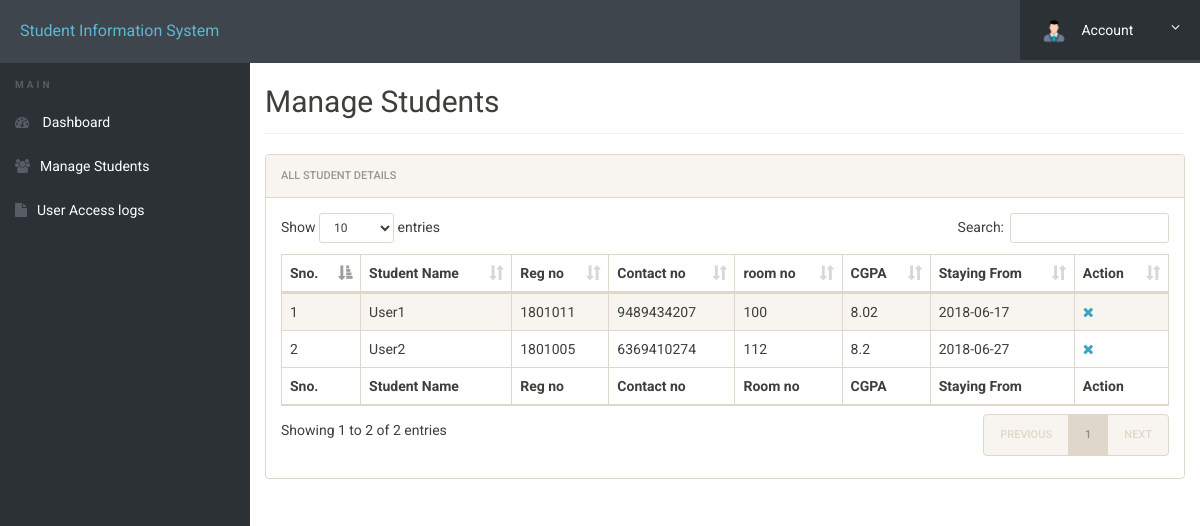
The app's page /admin/manage-students.php (signed in) with its own data.
### tables this page shows
CREATE TABLE `registration` (
  `id` int(11) NOT NULL,
  `roomno` int(11) NOT NULL,
  `CGPA` float NOT NULL,
  `feespm` int(11) NOT NULL,
  `foodstatus` int(11) NOT NULL,
  `stayfrom` date NOT NULL,
  `duration` int(11) NOT NULL,
  `course` varchar(500) NOT NULL,
  `regno` int(11) NOT NULL,
  `firstName` varchar(500) NOT NULL,
  `middleName` varchar(500) NOT NULL,
  `lastName` varchar(500) NOT NULL,
  `gender` varchar(250) NOT NULL,
  `contactno` bigint(11) NOT NULL,
  `emailid` varchar(500) NOT NULL,
  `onesem` float NOT NULL,
  `twosem` float NOT NULL,
  `threesem` float NOT NULL,
  `foursem` float NOT NULL,
  `corresAddress` varchar(500) NOT NULL,
  `corresCIty` varchar(500) NOT NULL,
  `corresState` varchar(500) NOT NULL,
  `corresPincode` int(11) NOT NULL,
  `fivesem` float NOT NULL,
  `sixsem` float NOT NULL,
  `sevensem` float NOT NULL,
  `eightsem` float NOT NULL,
  `postingDate` timestamp NOT NULL DEFAULT current_timestamp(),
  `updationDate` varchar(500) NOT NULL
);

### admin/manage-students.php (the view, shortened to what this page needs)
<?php
include('includes/config.php');
?>
<!doctype html>
<html lang="en" class="no-js">
<head>
	<link rel="stylesheet" href="css/font-awesome.min.css">
	<link rel="stylesheet" href="css/bootstrap.min.css">
	<link rel="stylesheet" href="css/dataTables.bootstrap.min.css">
	<link rel="stylesheet" href="css/bootstrap-social.css">
	<link rel="stylesheet" href="css/bootstrap-select.css">
	<link rel="stylesheet" href="css/fileinput.min.css">
	<link rel="stylesheet" href="css/awesome-bootstrap-checkbox.css">
	<link rel="stylesheet" href="css/style.css">
</head>
<body>
	<?php include('includes/header.php');?>
	<div class="ts-main-content">
			<?php include('includes/sidebar.php');?>
		<div class="content-wrapper">
			<div class="container-fluid">
				<div class="row">
					<div class="col-md-12">
						<br>
						<br>
						<h2 class="page-title">Manage Students</h2>
						<div class="panel panel-default">
							<div class="panel-heading">All Student Details</div>
							<div class="panel-body">
								<table id="zctb" class="display table table-striped table-bordered table-hover" cellspacing="0" width="100%">
									<thead>
										<tr>
											<th>Sno.</th>
											<th>Student Name</th>
											<th>Reg no</th>
											<th>Contact no </th>
											<th>room no  </th>
											<th>CGPA </th>
											<th>Staying From </th>
											<th>Action</th>
										</tr>
									</thead>
									<tfoot>
										<tr>
											<th>Sno.</th>
											<th>Student Name</th>
											<th>Reg no</th>
											<th>Contact no </th>
											<th>Room no  </th>
											<th>CGPA </th>
											<th>Staying From </th>
											<th>Action</th>
										</tr>
									</tfoot>
									<tbody>
<?php
$ret="select * from registration";
$stmt= $mysqli->prepare($ret) ;
$stmt->execute() ;
$res=$stmt->get_result();
$cnt=1;
while($row=$res->fetch_object())
	  {
	  	?>
<tr><td><?php echo $cnt;;?></td>
<td><?php echo $row->firstName;?><?php echo $row->lastName;?></td>
<td><?php echo $row->regno;?></td>
<td><?php echo $row->contactno;?></td>
<td><?php echo $row->roomno;?></td>
<td><?php echo $row->CGPA;?></td>
<td><?php echo $row->stayfrom;?></td>
<td>
<a href="manage-students.php?del=<?php echo $row->id;?>" title="Delete Record" onclick="return confirm("Do you want to delete");"><i class="fa fa-close"></i></a></td>
										</tr>
									<?php
$cnt=$cnt+1;
									 } ?>
									</tbody>
								</table>
							</div>
						</div>
					</div>
				</div>
			</div>
		</div>
	</div>
</body>
</html>

### admin/includes/header.php (shortened to what this page needs)
<div class="brand clearfix">
		<a href="#" class="logo" style="font-size:16px;">Student Information System</a>
		<ul class="ts-profile-nav">
			<li class="ts-account">
				<a href="#"><img src="img/avatar.png" class="ts-avatar hidden-side" alt=""> Account <i class="fa fa-angle-down hidden-side"></i></a>
			</li>
		</ul>
	</div>

### admin/includes/sidebar.php
<nav class="ts-sidebar">
			<ul class="ts-sidebar-menu">
				<li class="ts-label">Main</li>
				<li><a href="dashboard.php"><i class="fa fa-dashboard"></i> Dashboard</a></li>
				<li><a href="manage-students.php"><i class="fa fa-users"></i>Manage Students</a></li>
				<li><a href="access-log.php"><i class="fa fa-file"></i>User Access logs</a></li>
		</nav>

### admin/css/style.css (style rules this page uses)
html { font-size: 14px; }
@media only screen and (min-width: 480px) { html { font-size: 17px; } }
@media only screen and (min-width: 768px) { html { font-size: 14px; } }
body { font-size: 1em; }
a { color: #37a6c4; }
.panel { overflow: hidden; }
ul, li { margin: 0; padding: 0; list-style: none; }
.page-title { padding-bottom: 15px; margin-bottom: 20px; border-bottom: 1px solid #f0f0f0; }
.brand { background: #3e454c; position: relative; z-index: 3; position: fixed; width: 100%; top: 0; }
.brand .logo { box-sizing: border-box; padding: 20px; float: left; display: block; width: 200px; }
@media only screen and (min-width: 992px) { .brand .logo { width: 250px; } }
.brand .ts-profile-nav { float: right; display: none; }
.brand .ts-profile-nav li { float: left; position: relative; }
.brand .ts-profile-nav li a { display: block; padding: 20px; color: #fff; }
.brand .ts-profile-nav .ts-account .fa-angle-down { float: right; }
.brand .ts-profile-nav .ts-account > a { width: 180px; background: #2c3136; }
.brand .ts-profile-nav .ts-account .ts-avatar { border-radius: 50%; height: 28px; margin: -10px 0; margin-right: 10px; }
@media only screen and (min-width: 992px) { .brand .ts-profile-nav { display: block; } }
.ts-sidebar { background: #2c3136; max-height: 0; transition: max-height 0.3s; overflow: hidden; position: fixed; z-index: 2; width: 100%; bottom: 0; top: 60px; overflow-y: auto; }
@media only screen and (min-width: 992px) { .ts-sidebar { max-height: 100%; bottom: 0; } }
.ts-sidebar-menu .ts-label { color: #585c64; font-weight: bold; padding: 8px 15px; text-transform: uppercase; font-size: 10px; letter-spacing: 3px; margin-top: 10px; }
.ts-sidebar-menu a { display: block; text-decoration: none; padding: 12px 15px; color: #fff; }
.ts-sidebar-menu li { position: relative; }
.ts-sidebar-menu li i { color: #585c64; margin-right: 10px; }
.ts-main-content .content-wrapper { padding-top: 15px; margin-top: 10px; }
@media only screen and (min-width: 992px) { .ts-main-content .ts-sidebar { width: 250px; float: left; } }
@media only screen and (min-width: 992px) { .ts-main-content .content-wrapper { margin-left: 250px; } }

### records on screen
registration: firstName "User", lastName "1", regno "1801011", contactno "9489434207", roomno "100", CGPA "8.02", stayfrom "2018-06-17"
registration: firstName "User", lastName "2", regno "1801005", contactno "6369410274", roomno "112", CGPA "8.2", stayfrom "2018-06-27"
